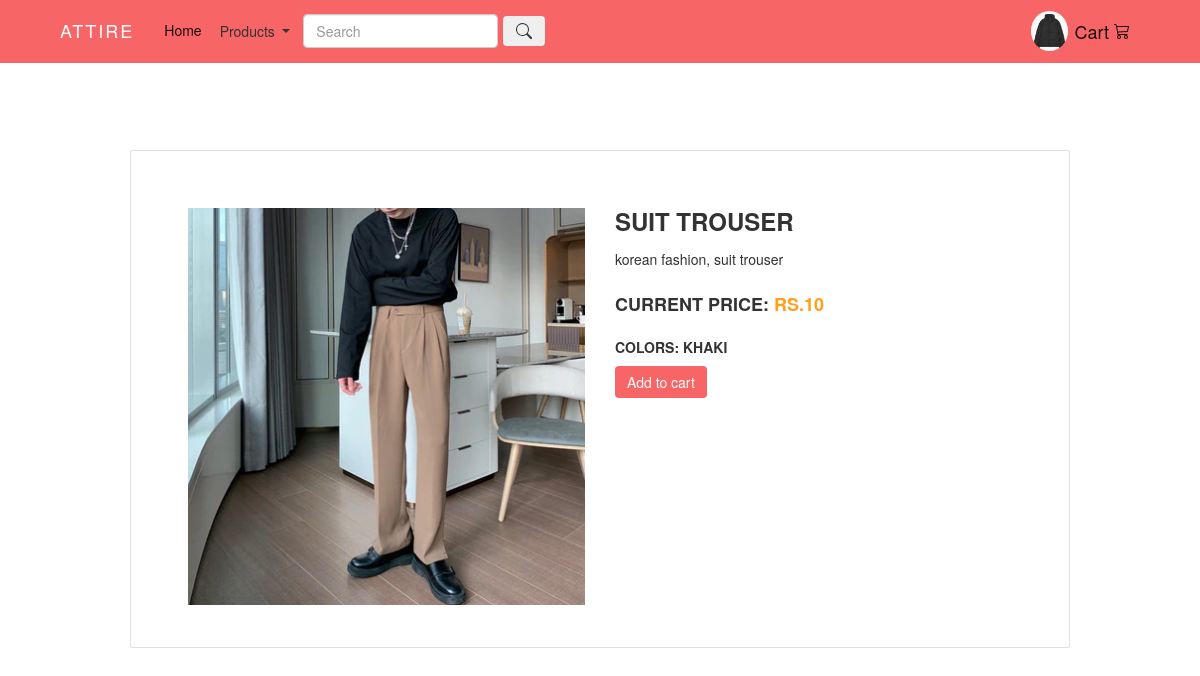
The app's page /products/productdetail/7640ee75bc644e1d8b9320bbb8066afb/ (signed in) with its own data.
### user/models.py (models this page shows)
class Profile(models.Model):
    user = models.OneToOneField(User, on_delete=models.CASCADE, null=True, blank=True)
    image = models.ImageField(upload_to='profile_pics', default='media/img/profileicon.jpg')
    contact = models.PositiveBigIntegerField(max_length= 10)

### products/models.py (models this page shows, shortened)
class Products(models.Model):
    uuid = models.UUIDField(default=uuid.uuid4, unique=True, primary_key=True, editable=False)
    name = models.CharField(max_length=60, default='')
    price = models.IntegerField(default=0)
    description = models.CharField(max_length=500, default='', blank=True, null=True)
    color = models.CharField(max_length=250, default='', blank=True, null=True)
    stock = models.CharField(max_length = 200,choices= STOCK, default="")
    status = models.CharField(max_length = 200,choices= STATUS, default="")
    image = models.ImageField(upload_to='static/img/')
    category = models.CharField(choices=PRODUCTCATEGORY, default="All", max_length=100)
    quantity = models.IntegerField(null = False, blank = False , default = "1")

### products/views.py (the view)
# urls.py: path("productdetail/<str:uuid>/", views.ProductDetail, name= "product_detail"),
def ProductDetail(request, uuid):
    try:
        product = Products.objects.get(uuid=uuid)
    except Products.DoesNotExist:
        return HttpResponse("Invalid uuid passed")
    return render(request, "products/productdetails.html", {"ProductDetail": product})

### products/templates/products/productdetails.html (shortened to what this page needs)
{% load static %}
<link href="{% static 'css/homecss/productdetails.css' %}" type="text/css" rel="stylesheet">
{% include 'home/base.html' %}
{% block content %}
<div class="container" style = "padding : 10rem;">
    <div class="card">
        <div class="container-fluid">
            <div class="wrapper row">
                <div class="preview col-xl-6 col-lg-4 pt-4">
                    <div class="preview-pic tab-content">
                      <div class="tab-pane active" id="pic-1"><img src="{{ProductDetail.image.url}}" /></div>
                    </div>
                </div>
                <div class="details col-xl-6 col-lg-4 pt-4">
                    <h3 class="product-title">{{ProductDetail.name}}</h3>
                    <p class="product-description">{{ProductDetail.description}}</p>
                    <h4 class="price">current price: <span>Rs.{{ProductDetail.price}}</span></h4>
                    <h5 class="colors">colors: {{ProductDetail.color}}</h5>
                    <form method = "POST" action = "/products/productdetail/{{ProductDetail.uuid}}/jacketswet/">
                        <a class="btn btn-success" style = "background-color : #F76566 ;  border: none;" href= "/user/addtocart/{{ProductDetail.uuid}}/jacketswet/" >Add to cart</a>
                    </form>
                </div>
            </div>
        </div>
    </div>
</div>
{% endblock %}

### home/templates/home/base.html (shortened to what this page needs)
{% load static %}
<!DOCTYPE html>
<html lang="en">
<head>
  <link rel="stylesheet" href="https://cdnjs.cloudflare.com/ajax/libs/font-awesome/4.7.0/css/font-awesome.min.css">
  <link rel="stylesheet" href="https://cdn.jsdelivr.net/npm/bootstrap@4.0.0/dist/css/bootstrap.min.css">
  <link rel="stylesheet" href="https://maxcdn.bootstrapcdn.com/bootstrap/3.4.1/css/bootstrap.min.css">
</head>
<body>
    <div>
    <nav class="navbar navbar-expand-lg navbar-light navbar-fixed-top" style = "background-color: #F76566 ; margin-bottom: 0px !important;" >
      <div class="container">
        <div class="container-fluid">
      <a class="navbar-brand" href="" Style = " letter-spacing: 2px; font-family: var(--lg-font); color : #fff; " >ATTIRE</a>
      <div class="collapse navbar-collapse" id="navbarSupportedContent">
        <ul class="navbar-nav mr-auto">
          <li class="nav-item active">
            <a class="nav-link" href="/">Home <span class="sr-only">(current)</span></a>
          </li>
          <li class="nav-item dropdown">
            <a class="btn btn-white dropdown-toggle" type="button" id="dropdownMenuButton" data-toggle="dropdown" aria-haspopup="true" aria-expanded="false">
              Products
            </a>
          </li>
          <form class="form-inline my-2 my-lg-0" action = "/products/search/" method="POST">
            <input class="form-control mr-sm-2" type="text" name="searchproduct" placeholder="Search" aria-label="Search" >
            <button class="btn" type="submit"></button>
          </form>
        </ul>
      </div>
      </div>
      <div class= "container-fluid1 d-flex align-items-center">
        {% if request.user.is_authenticated %}
          <div class="dropdown d-flex align-items-center">
          <img src={{request.user.profile.image.url}} alt="image" style="height: 4rem; width: 4rem; border-radius: 50%; margin-right: 20px; cursor: pointer;" class="dropdown-toggle" type="button" id="dropdownMenuButton" data-toggle="dropdown" aria-haspopup="true" aria-expanded="false">
          </div>
        {% endif %}
        <a class="navbar-brand" href="{% url 'cart' %}">Cart
          </a>
      </div>
    </nav>
  </div>
</body>
</html>

### static/css/homecss/productdetails.css (style rules this page uses)
body { font-family: 'open sans'; overflow-x: hidden; }
img { max-width: 100%; }
.preview { display: -webkit-box; display: -webkit-flex; display: -ms-flexbox; display: flex; -webkit-box-orient: vertical; -webkit-box-direction: normal; -webkit-flex-direction: column; -ms-flex-direction: column; flex-direction: column; }
.preview-pic { -webkit-box-flex: 1; -webkit-flex-grow: 1; -ms-flex-positive: 1; flex-grow: 1; }
.tab-content { overflow: hidden; }
.tab-content img { width: 100%; -webkit-animation-name: opacity; animation-name: opacity; -webkit-animation-duration: .3s; animation-duration: .3s; }
.card { margin-top: 50px; background: #eee; padding: 3em; line-height: 1.5em; }
@media screen and (min-width: 997px) { .wrapper { display: -webkit-box; display: -webkit-flex; display: -ms-flexbox; display: flex; } }
.details { display: -webkit-box; display: -webkit-flex; display: -ms-flexbox; display: flex; -webkit-box-orient: vertical; -webkit-box-direction: normal; -webkit-flex-direction: column; -ms-flex-direction: column; flex-direction: column; }
.product-title, .price, .sizes, .colors { text-transform: UPPERCASE; font-weight: bold; }
.checked, .price span { color: #ff9f1a; }
.product-title, .rating, .product-description, .price, .vote, .sizes { margin-bottom: 15px; }
.product-title { margin-top: 0; }

### records on screen
Products: image (picture), name "SUIT TROUSER", description "korean fashion, suit trouser", price "10", color "KHAKI"
